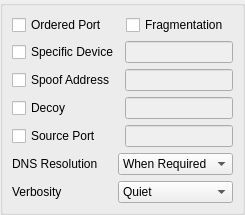
          <widget class="QWidget" name="Options">
           <property name="autoFillBackground">
            <bool>false</bool>
           </property>
           <layout class="QVBoxLayout" name="verticalLayout_8">
            <property name="margin">
             <number>0</number>
            </property>
            <item>
             <widget class="QGroupBox" name="groupBox_2">
              <property name="autoFillBackground">
               <bool>false</bool>
              </property>
              <property name="title">
               <string/>
              </property>
              <layout class="QVBoxLayout" name="verticalLayout_18">
               <item>
                <layout class="QHBoxLayout" name="horizontalLayout_20">
                 <item>
                  <widget class="QCheckBox" name="checkOrdered">
                   <property name="text">
                    <string>Ordered Port</string>
                   </property>
                  </widget>
                 </item>
                 <item>
                  <widget class="QCheckBox" name="checkFrag">
                   <property name="text">
                    <string>Fragmentation</string>
                   </property>
                  </widget>
                 </item>
                </layout>
               </item>
               <item>
                <layout class="QGridLayout" name="gridLayout_18">
                 <item row="0" column="0">
                  <widget class="QCheckBox" name="checkBoxDevice">
                   <property name="text">
                    <string>Specific Device</string>
                   </property>
                  </widget>
                 </item>
                 <item row="0" column="1">
                  <widget class="QLineEdit" name="OlineDevice">
                   <property name="enabled">
                    <bool>false</bool>
                   </property>
                  </widget>
                 </item>
                 <item row="1" column="0">
                  <widget class="QCheckBox" name="checkSpoof">
                   <property name="text">
                    <string>Spoof Address</string>
                   </property>
                  </widget>
                 </item>
                 <item row="1" column="1">
                  <widget class="QLineEdit" name="lineEditSpoof">
                   <property name="enabled">
                    <bool>false</bool>
                   </property>
                  </widget>
                 </item>
                 <item row="2" column="0">
                  <widget class="QCheckBox" name="checkDecoy">
                   <property name="text">
                    <string>Decoy</string>
                   </property>
                  </widget>
                 </item>
                 <item row="2" column="1">
                  <widget class="QLineEdit" name="lineDecoy">
                   <property name="enabled">
                    <bool>false</bool>
                   </property>
                  </widget>
                 </item>
                 <item row="3" column="0">
                  <widget class="QCheckBox" name="checkSourcePort">
                   <property name="text">
                    <string>Source Port</string>
                   </property>
                  </widget>
                 </item>
                 <item row="3" column="1">
                  <widget class="QLineEdit" name="lineSourcePort">
                   <property name="enabled">
                    <bool>false</bool>
                   </property>
                  </widget>
                 </item>
                </layout>
               </item>
               <item>
                <layout class="QHBoxLayout" name="horizontalLayout_18">
                 <item>
                  <widget class="QLabel" name="label_40">
                   <property name="text">
                    <string>DNS Resolution</string>
                   </property>
                  </widget>
                 </item>
                 <item>
                  <widget class="QComboBox" name="comboDNSResolv">
                   <item>
                    <property name="text">
                     <string>When Required</string>
                    </property>
                   </item>
                   <item>
                    <property name="text">
                     <string>Always</string>
                    </property>
                   </item>
                   <item>
                    <property name="text">
                     <string>Never</string>
                    </property>
                   </item>
                  </widget>
                 </item>
                </layout>
               </item>
               <item>
                <layout class="QHBoxLayout" name="horizontalLayout_19">
                 <item>
                  <widget class="QLabel" name="label_41">
                   <property name="text">
                    <string>Verbosity</string>
                   </property>
                  </widget>
                 </item>
                 <item>
                  <widget class="QComboBox" name="comboVerbosity">
                   <item>
                    <property name="text">
                     <string>Quiet</string>
                    </property>
                   </item>
                   <item>
                    <property name="text">
                     <string>Verbose</string>
                    </property>
                   </item>
                   <item>
                    <property name="text">
                     <string>Very Verbose</string>
                    </property>
                   </item>
                   <item>
                    <property name="text">
                     <string>Debug</string>
                    </property>
                   </item>
                   <item>
                    <property name="text">
                     <string>Verbose Debug</string>
                    </property>
                   </item>
                  </widget>
                 </item>
                </layout>
               </item>
               <item>
                <spacer name="verticalSpacer_5">
                 <property name="orientation">
                  <enum>Qt::Vertical</enum>
                 </property>
                 <property name="sizeType">
                  <enum>QSizePolicy::Expanding</enum>
                 </property>
                 <property name="sizeHint" stdset="0">
                  <size>
                   <width>0</width>
                   <height>0</height>
                  </size>
                 </property>
                </spacer>
               </item>
              </layout>
             </widget>
            </item>
           </layout>
          </widget>
